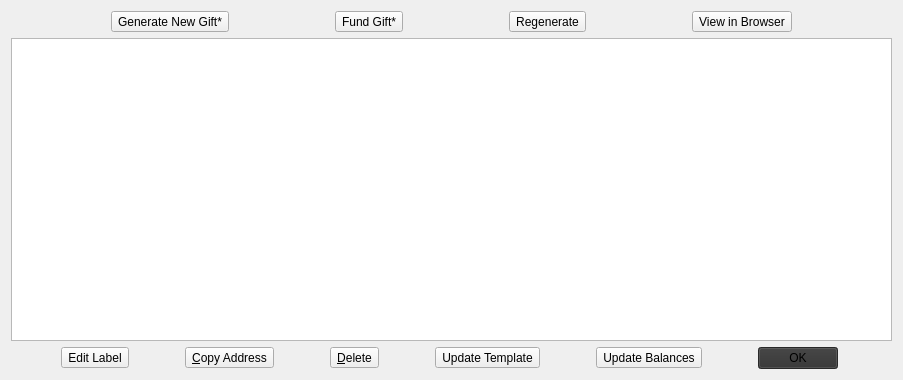
<?xml version="1.0" encoding="UTF-8"?>
<ui version="4.0">
 <class>GiftCardPage</class>
 <widget class="QWidget" name="GiftCardPage">
  <property name="geometry">
   <rect>
    <x>0</x>
    <y>0</y>
    <width>903</width>
    <height>380</height>
   </rect>
  </property>
  <property name="windowTitle">
   <string>Address Book</string>
  </property>
  <layout class="QVBoxLayout" name="verticalLayout">
   <item>
    <layout class="QHBoxLayout" name="horizontalLayout_2">
     <item>
      <widget class="QToolButton" name="newAddressButton">
       <property name="toolTip">
        <string>Create a new address</string>
       </property>
       <property name="text">
        <string>Generate New Gift*</string>
       </property>
       <property name="icon">
        <iconset resource="../bitcoin.qrc">
         <normaloff>:/icons/add</normaloff>:/icons/add</iconset>
       </property>
       <property name="toolButtonStyle">
        <enum>Qt::ToolButtonTextOnly</enum>
       </property>
      </widget>
     </item>
     <item>
      <widget class="QToolButton" name="fundButton">
       <property name="text">
        <string>Fund Gift*</string>
       </property>
      </widget>
     </item>
     <item>
      <widget class="QToolButton" name="regenerateButton">
       <property name="text">
        <string>Regenerate</string>
       </property>
      </widget>
     </item>
     <item>
      <widget class="QToolButton" name="viewButton">
       <property name="text">
        <string>View in Browser</string>
       </property>
      </widget>
     </item>
    </layout>
   </item>
   <item>
    <widget class="QTableView" name="tableView">
     <property name="contextMenuPolicy">
      <enum>Qt::CustomContextMenu</enum>
     </property>
     <property name="toolTip">
      <string>Right-click for options</string>
     </property>
     <property name="tabKeyNavigation">
      <bool>false</bool>
     </property>
     <property name="alternatingRowColors">
      <bool>true</bool>
     </property>
     <property name="selectionMode">
      <enum>QAbstractItemView::SingleSelection</enum>
     </property>
     <property name="selectionBehavior">
      <enum>QAbstractItemView::SelectRows</enum>
     </property>
     <property name="sortingEnabled">
      <bool>true</bool>
     </property>
     <attribute name="verticalHeaderVisible">
      <bool>false</bool>
     </attribute>
    </widget>
   </item>
   <item>
    <layout class="QHBoxLayout" name="horizontalLayout">
     <item>
      <widget class="QToolButton" name="editButton">
       <property name="text">
        <string>Edit Label</string>
       </property>
      </widget>
     </item>
     <item>
      <widget class="QToolButton" name="copyToClipboard">
       <property name="toolTip">
        <string>Copy the currently selected address to the system clipboard</string>
       </property>
       <property name="text">
        <string>&amp;Copy Address</string>
       </property>
       <property name="icon">
        <iconset resource="../bitcoin.qrc">
         <normaloff>:/icons/editcopy</normaloff>:/icons/editcopy</iconset>
       </property>
       <property name="toolButtonStyle">
        <enum>Qt::ToolButtonTextOnly</enum>
       </property>
      </widget>
     </item>
     <item>
      <widget class="QToolButton" name="deleteButton">
       <property name="toolTip">
        <string>Delete the currently selected address from the list</string>
       </property>
       <property name="text">
        <string>&amp;Delete</string>
       </property>
       <property name="icon">
        <iconset resource="../bitcoin.qrc">
         <normaloff>:/icons/remove</normaloff>:/icons/remove</iconset>
       </property>
       <property name="toolButtonStyle">
        <enum>Qt::ToolButtonTextOnly</enum>
       </property>
      </widget>
     </item>
     <item>
      <widget class="QToolButton" name="templateButton">
       <property name="text">
        <string>Update Template</string>
       </property>
      </widget>
     </item>
     <item>
      <widget class="QToolButton" name="balanceButton">
       <property name="text">
        <string>Update Balances</string>
       </property>
      </widget>
     </item>
     <item>
      <widget class="QDialogButtonBox" name="buttonBox">
       <property name="sizePolicy">
        <sizepolicy hsizetype="Maximum" vsizetype="Fixed">
         <horstretch>0</horstretch>
         <verstretch>0</verstretch>
        </sizepolicy>
       </property>
       <property name="minimumSize">
        <size>
         <width>0</width>
         <height>0</height>
        </size>
       </property>
       <property name="palette">
        <palette>
         <active>
          <colorrole role="Button">
           <brush brushstyle="SolidPattern">
            <color alpha="255">
             <red>51</red>
             <green>51</green>
             <blue>51</blue>
            </color>
           </brush>
          </colorrole>
          <colorrole role="Highlight">
           <brush brushstyle="SolidPattern">
            <color alpha="255">
             <red>51</red>
             <green>51</green>
             <blue>51</blue>
            </color>
           </brush>
          </colorrole>
         </active>
         <inactive>
          <colorrole role="Button">
           <brush brushstyle="SolidPattern">
            <color alpha="255">
             <red>51</red>
             <green>51</green>
             <blue>51</blue>
            </color>
           </brush>
          </colorrole>
          <colorrole role="Highlight">
           <brush brushstyle="SolidPattern">
            <color alpha="255">
             <red>51</red>
             <green>51</green>
             <blue>51</blue>
            </color>
           </brush>
          </colorrole>
         </inactive>
         <disabled>
          <colorrole role="Button">
           <brush brushstyle="SolidPattern">
            <color alpha="255">
             <red>242</red>
             <green>241</green>
             <blue>240</blue>
            </color>
           </brush>
          </colorrole>
          <colorrole role="Highlight">
           <brush brushstyle="SolidPattern">
            <color alpha="255">
             <red>240</red>
             <green>240</green>
             <blue>240</blue>
            </color>
           </brush>
          </colorrole>
         </disabled>
        </palette>
       </property>
       <property name="standardButtons">
        <set>QDialogButtonBox::Ok</set>
       </property>
      </widget>
     </item>
    </layout>
   </item>
  </layout>
 </widget>
 <resources>
  <include location="../bitcoin.qrc"/>
 </resources>
 <connections/>
</ui>
